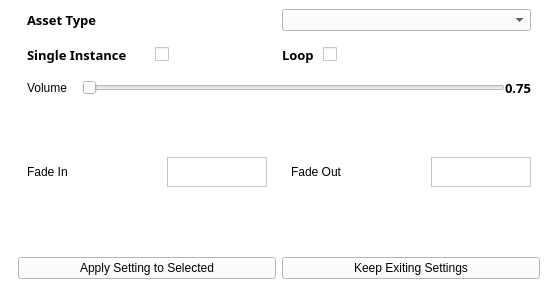
<?xml version="1.0" encoding="UTF-8"?>
<ui version="4.0">
 <class>group_edit_dialog</class>
 <widget class="QWidget" name="group_edit_dialog">
  <property name="geometry">
   <rect>
    <x>0</x>
    <y>0</y>
    <width>558</width>
    <height>297</height>
   </rect>
  </property>
  <property name="minimumSize">
   <size>
    <width>0</width>
    <height>0</height>
   </size>
  </property>
  <property name="maximumSize">
   <size>
    <width>16777215</width>
    <height>16777215</height>
   </size>
  </property>
  <property name="windowTitle">
   <string>Form</string>
  </property>
  <property name="styleSheet">
   <string notr="true"/>
  </property>
  <layout class="QVBoxLayout" name="verticalLayout">
   <property name="leftMargin">
    <number>0</number>
   </property>
   <property name="topMargin">
    <number>0</number>
   </property>
   <property name="rightMargin">
    <number>0</number>
   </property>
   <property name="bottomMargin">
    <number>0</number>
   </property>
   <item>
    <widget class="QFrame" name="MainFrameSize">
     <property name="minimumSize">
      <size>
       <width>0</width>
       <height>0</height>
      </size>
     </property>
     <property name="styleSheet">
      <string notr="true">background-color: rgb(255, 255, 255);</string>
     </property>
     <property name="frameShape">
      <enum>QFrame::NoFrame</enum>
     </property>
     <property name="frameShadow">
      <enum>QFrame::Raised</enum>
     </property>
     <layout class="QVBoxLayout" name="verticalLayout_2">
      <item>
       <widget class="QFrame" name="frame_2">
        <property name="maximumSize">
         <size>
          <width>16777215</width>
          <height>16777215</height>
         </size>
        </property>
        <property name="frameShape">
         <enum>QFrame::NoFrame</enum>
        </property>
        <property name="frameShadow">
         <enum>QFrame::Raised</enum>
        </property>
        <layout class="QVBoxLayout" name="verticalLayout_3">
         <property name="leftMargin">
          <number>9</number>
         </property>
         <property name="topMargin">
          <number>0</number>
         </property>
         <property name="rightMargin">
          <number>9</number>
         </property>
         <property name="bottomMargin">
          <number>0</number>
         </property>
         <item>
          <widget class="QFrame" name="frame_6">
           <property name="frameShape">
            <enum>QFrame::NoFrame</enum>
           </property>
           <property name="frameShadow">
            <enum>QFrame::Raised</enum>
           </property>
           <layout class="QHBoxLayout" name="horizontalLayout_7">
            <property name="topMargin">
             <number>0</number>
            </property>
            <property name="rightMargin">
             <number>9</number>
            </property>
            <property name="bottomMargin">
             <number>0</number>
            </property>
            <item>
             <widget class="QLabel" name="label">
              <property name="font">
               <font>
                <family>Red Hat Display</family>
                <pointsize>10</pointsize>
                <weight>75</weight>
                <bold>true</bold>
               </font>
              </property>
              <property name="text">
               <string>Asset Type</string>
              </property>
             </widget>
            </item>
            <item>
             <widget class="QComboBox" name="AssetTypeComboBox">
              <property name="editable">
               <bool>false</bool>
              </property>
             </widget>
            </item>
           </layout>
          </widget>
         </item>
         <item>
          <widget class="QFrame" name="frame_14">
           <property name="minimumSize">
            <size>
             <width>150</width>
             <height>0</height>
            </size>
           </property>
           <property name="frameShape">
            <enum>QFrame::NoFrame</enum>
           </property>
           <property name="frameShadow">
            <enum>QFrame::Raised</enum>
           </property>
           <layout class="QHBoxLayout" name="horizontalLayout_20">
            <item>
             <widget class="QFrame" name="frame_7">
              <property name="styleSheet">
               <string notr="true"/>
              </property>
              <property name="frameShape">
               <enum>QFrame::NoFrame</enum>
              </property>
              <property name="frameShadow">
               <enum>QFrame::Raised</enum>
              </property>
              <layout class="QHBoxLayout" name="horizontalLayout_14">
               <property name="leftMargin">
                <number>0</number>
               </property>
               <property name="topMargin">
                <number>0</number>
               </property>
               <property name="rightMargin">
                <number>0</number>
               </property>
               <property name="bottomMargin">
                <number>0</number>
               </property>
               <item>
                <widget class="QLabel" name="label_4">
                 <property name="font">
                  <font>
                   <family>Red Hat Display</family>
                   <pointsize>10</pointsize>
                   <weight>75</weight>
                   <bold>true</bold>
                  </font>
                 </property>
                 <property name="text">
                  <string>Single Instance</string>
                 </property>
                </widget>
               </item>
               <item>
                <widget class="QCheckBox" name="isSingleInstanceCheckbox">
                 <property name="text">
                  <string/>
                 </property>
                </widget>
               </item>
              </layout>
             </widget>
            </item>
            <item alignment="Qt::AlignLeft">
             <widget class="QFrame" name="frame_12">
              <property name="minimumSize">
               <size>
                <width>60</width>
                <height>0</height>
               </size>
              </property>
              <property name="styleSheet">
               <string notr="true"/>
              </property>
              <property name="frameShape">
               <enum>QFrame::NoFrame</enum>
              </property>
              <property name="frameShadow">
               <enum>QFrame::Raised</enum>
              </property>
              <layout class="QHBoxLayout" name="horizontalLayout_12">
               <property name="leftMargin">
                <number>0</number>
               </property>
               <property name="topMargin">
                <number>0</number>
               </property>
               <property name="rightMargin">
                <number>5</number>
               </property>
               <property name="bottomMargin">
                <number>0</number>
               </property>
               <item>
                <widget class="QLabel" name="label_5">
                 <property name="font">
                  <font>
                   <family>Red Hat Display</family>
                   <pointsize>10</pointsize>
                   <weight>75</weight>
                   <bold>true</bold>
                  </font>
                 </property>
                 <property name="text">
                  <string>Loop</string>
                 </property>
                </widget>
               </item>
               <item alignment="Qt::AlignRight">
                <widget class="QCheckBox" name="isLoppingCheckBox">
                 <property name="text">
                  <string/>
                 </property>
                </widget>
               </item>
              </layout>
             </widget>
            </item>
           </layout>
          </widget>
         </item>
         <item>
          <widget class="QFrame" name="frame_8">
           <property name="frameShape">
            <enum>QFrame::NoFrame</enum>
           </property>
           <property name="frameShadow">
            <enum>QFrame::Raised</enum>
           </property>
           <layout class="QHBoxLayout" name="horizontalLayout_8">
            <property name="topMargin">
             <number>0</number>
            </property>
            <property name="rightMargin">
             <number>0</number>
            </property>
            <property name="bottomMargin">
             <number>0</number>
            </property>
            <item>
             <widget class="QFrame" name="frame_9">
              <property name="minimumSize">
               <size>
                <width>0</width>
                <height>0</height>
               </size>
              </property>
              <property name="font">
               <font>
                <family>Red Hat Display</family>
                <pointsize>10</pointsize>
                <weight>75</weight>
                <bold>true</bold>
               </font>
              </property>
              <property name="frameShape">
               <enum>QFrame::NoFrame</enum>
              </property>
              <property name="frameShadow">
               <enum>QFrame::Raised</enum>
              </property>
              <layout class="QHBoxLayout" name="horizontalLayout_9">
               <property name="leftMargin">
                <number>0</number>
               </property>
               <property name="topMargin">
                <number>0</number>
               </property>
               <property name="rightMargin">
                <number>0</number>
               </property>
               <property name="bottomMargin">
                <number>0</number>
               </property>
               <item alignment="Qt::AlignHCenter|Qt::AlignVCenter">
                <widget class="QLabel" name="label_3">
                 <property name="text">
                  <string>Volume</string>
                 </property>
                </widget>
               </item>
              </layout>
             </widget>
            </item>
            <item>
             <widget class="QFrame" name="frame_10">
              <property name="minimumSize">
               <size>
                <width>0</width>
                <height>0</height>
               </size>
              </property>
              <property name="frameShape">
               <enum>QFrame::NoFrame</enum>
              </property>
              <property name="frameShadow">
               <enum>QFrame::Raised</enum>
              </property>
              <layout class="QHBoxLayout" name="horizontalLayout_10">
               <property name="topMargin">
                <number>0</number>
               </property>
               <property name="bottomMargin">
                <number>0</number>
               </property>
               <item>
                <widget class="QFrame" name="frame_11">
                 <property name="frameShape">
                  <enum>QFrame::NoFrame</enum>
                 </property>
                 <property name="frameShadow">
                  <enum>QFrame::Raised</enum>
                 </property>
                 <layout class="QHBoxLayout" name="horizontalLayout_11">
                  <property name="spacing">
                   <number>0</number>
                  </property>
                  <property name="leftMargin">
                   <number>0</number>
                  </property>
                  <property name="topMargin">
                   <number>0</number>
                  </property>
                  <property name="rightMargin">
                   <number>0</number>
                  </property>
                  <property name="bottomMargin">
                   <number>0</number>
                  </property>
                  <item>
                   <widget class="QSlider" name="MainVolumeSlider">
                    <property name="minimumSize">
                     <size>
                      <width>0</width>
                      <height>0</height>
                     </size>
                    </property>
                    <property name="maximumSize">
                     <size>
                      <width>16777215</width>
                      <height>16777215</height>
                     </size>
                    </property>
                    <property name="orientation">
                     <enum>Qt::Horizontal</enum>
                    </property>
                   </widget>
                  </item>
                  <item alignment="Qt::AlignRight|Qt::AlignVCenter">
                   <widget class="QLabel" name="MainVolumeValueLabel">
                    <property name="minimumSize">
                     <size>
                      <width>20</width>
                      <height>0</height>
                     </size>
                    </property>
                    <property name="font">
                     <font>
                      <family>Red Hat Display</family>
                      <pointsize>10</pointsize>
                      <weight>75</weight>
                      <bold>true</bold>
                     </font>
                    </property>
                    <property name="layoutDirection">
                     <enum>Qt::LeftToRight</enum>
                    </property>
                    <property name="text">
                     <string>0.75</string>
                    </property>
                    <property name="alignment">
                     <set>Qt::AlignCenter</set>
                    </property>
                   </widget>
                  </item>
                 </layout>
                </widget>
               </item>
              </layout>
             </widget>
            </item>
           </layout>
          </widget>
         </item>
         <item>
          <widget class="QFrame" name="frame_17">
           <property name="frameShape">
            <enum>QFrame::NoFrame</enum>
           </property>
           <property name="frameShadow">
            <enum>QFrame::Raised</enum>
           </property>
           <layout class="QHBoxLayout" name="horizontalLayout_16">
            <property name="leftMargin">
             <number>0</number>
            </property>
            <property name="topMargin">
             <number>0</number>
            </property>
            <property name="rightMargin">
             <number>0</number>
            </property>
            <property name="bottomMargin">
             <number>0</number>
            </property>
            <item>
             <widget class="QFrame" name="frame_18">
              <property name="frameShape">
               <enum>QFrame::NoFrame</enum>
              </property>
              <property name="frameShadow">
               <enum>QFrame::Raised</enum>
              </property>
              <layout class="QHBoxLayout" name="horizontalLayout_17">
               <item alignment="Qt::AlignLeft">
                <widget class="QLabel" name="label_7">
                 <property name="minimumSize">
                  <size>
                   <width>70</width>
                   <height>30</height>
                  </size>
                 </property>
                 <property name="maximumSize">
                  <size>
                   <width>70</width>
                   <height>30</height>
                  </size>
                 </property>
                 <property name="text">
                  <string>Fade In</string>
                 </property>
                </widget>
               </item>
               <item>
                <widget class="QPlainTextEdit" name="FadeInPTextEdit">
                 <property name="minimumSize">
                  <size>
                   <width>100</width>
                   <height>30</height>
                  </size>
                 </property>
                 <property name="maximumSize">
                  <size>
                   <width>100</width>
                   <height>30</height>
                  </size>
                 </property>
                 <property name="styleSheet">
                  <string notr="true">color: rgb(0, 0, 0);</string>
                 </property>
                </widget>
               </item>
              </layout>
             </widget>
            </item>
            <item>
             <widget class="QFrame" name="frame_19">
              <property name="frameShape">
               <enum>QFrame::NoFrame</enum>
              </property>
              <property name="frameShadow">
               <enum>QFrame::Raised</enum>
              </property>
              <layout class="QHBoxLayout" name="horizontalLayout_18">
               <item alignment="Qt::AlignLeft">
                <widget class="QLabel" name="label_8">
                 <property name="minimumSize">
                  <size>
                   <width>70</width>
                   <height>30</height>
                  </size>
                 </property>
                 <property name="maximumSize">
                  <size>
                   <width>70</width>
                   <height>30</height>
                  </size>
                 </property>
                 <property name="text">
                  <string>Fade Out</string>
                 </property>
                </widget>
               </item>
               <item>
                <widget class="QPlainTextEdit" name="FadeOutPTextEdit">
                 <property name="minimumSize">
                  <size>
                   <width>100</width>
                   <height>30</height>
                  </size>
                 </property>
                 <property name="maximumSize">
                  <size>
                   <width>100</width>
                   <height>30</height>
                  </size>
                 </property>
                 <property name="styleSheet">
                  <string notr="true">color: rgb(0, 0, 0);</string>
                 </property>
                </widget>
               </item>
              </layout>
             </widget>
            </item>
           </layout>
          </widget>
         </item>
        </layout>
       </widget>
      </item>
      <item>
       <widget class="QFrame" name="frame">
        <property name="frameShape">
         <enum>QFrame::NoFrame</enum>
        </property>
        <property name="frameShadow">
         <enum>QFrame::Raised</enum>
        </property>
        <layout class="QHBoxLayout" name="horizontalLayout">
         <property name="spacing">
          <number>-1</number>
         </property>
         <item>
          <widget class="QPushButton" name="ApplySettingToSelectedBtn">
           <property name="text">
            <string>Apply Setting to Selected</string>
           </property>
          </widget>
         </item>
         <item>
          <widget class="QPushButton" name="KeepExistingSettingsBtn">
           <property name="text">
            <string>Keep Exiting Settings</string>
           </property>
          </widget>
         </item>
        </layout>
       </widget>
      </item>
     </layout>
    </widget>
   </item>
  </layout>
 </widget>
 <resources>
  <include location="../resources.qrc"/>
 </resources>
 <connections/>
</ui>
